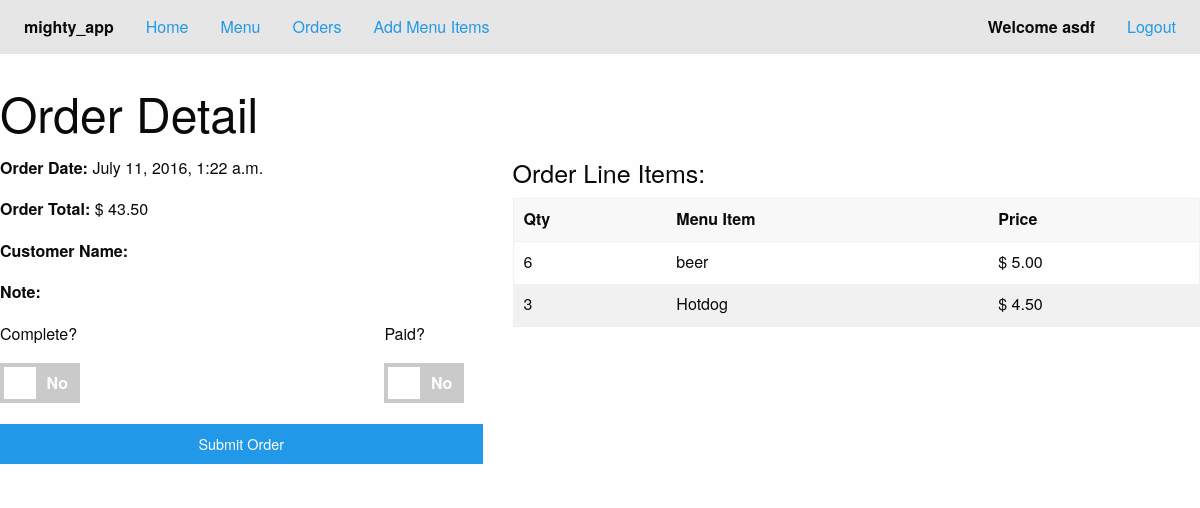
Page /order/17/cook/ (signed in) on the committed database.
### mighty_app/models.py (models this page shows, shortened)
class Order(models.Model):
    server = models.ForeignKey('auth.User')
    customer_name = models.CharField(max_length=20, null=True)
    order_items = models.ManyToManyField(MenuItem, through='OrderLine', related_name='line_item', null=True)
    note = models.TextField(blank=True)
    is_complete = models.BooleanField(default=False)
    is_paid = models.BooleanField(default=False)
    created = models.DateTimeField(auto_now_add=True)
    class Meta:
        ordering = ['created']

class OrderLine(models.Model):
    quantity = models.PositiveIntegerField(default=0)
    order_menu_item = models.ForeignKey(MenuItem)
    orderline_menu = models.ForeignKey(Order)

class MenuItem(models.Model):
    created_by = models.ForeignKey('auth.User')
    title = models.CharField(max_length=25)
    description = models.TextField(blank=True)
    price = models.DecimalField(max_digits=4, decimal_places=2)

### mighty_app/views.py (the view)
# urls.py: url(r'^order/(?P<pk>\d+)/cook/$', CookOrderUpdateView.as_view(), name='cook_order_detail_view'),
class CookOrderUpdateView(LoginRequiredMixin, UpdateView):
    model = Order
    fields = ['is_complete']
    template_name = 'mighty_app/order_detail_cook.html'
    success_url = reverse_lazy("index_view")
    def get_context_data(self, **kwargs):
        context = super().get_context_data(**kwargs)
        pk = self.kwargs.get('pk')
        order_line_obj = OrderLine.objects.filter(orderline_menu=pk)
        context['object'] = order_line_obj
        total = 0
        for item in order_line_obj:
            total += (item.quantity * item.order_menu_item.price)
        context['total'] = total
        return context

### templates/mighty_app/order_detail_cook.html (shortened to what this page needs)
{% extends "base.html" %}
{% load widget_tweaks %}
{% block body %}
    <h1>Order Detail</h1>
    <div class="row">
        <form class="" action="" method="post">
        <div class="small-5 columns">
            <p><b>Order Date:</b> {{ order.created }}</p>
            <p><b>Order Total:</b> $ {{ total }}</p>
            {% if user.profile.job == 'Cook' %}
                <p><b>Customer Name: </b>{{ order.customer_name }}</p>
                <p><b>Note: </b>{{ order.note }}</p>
            {% else %}
                <p><b>Customer Name:</b> {{ form.customer_name }}</p>
                <p><b>Note:</b> {{ form.note }}</p>
            {% endif %}
            <div class="row">
                <div class="small-3 columns">
                    <p>Complete?</p>
                    <div class="switch large">
                        <label class="switch-paddle" for="id_is_complete">
                            <span class="switch-inactive" aria-hidden="true">No</span>
                        </label>
                    </div>
                </div>
                <div class="small-3 columns">
                    <p>Paid?</p>
                    {% if user.profile.job == 'Cook' %}
                        {{ order.is_paid }}
                    {% else %}
                        <div class="switch large">
                            <label class="switch-paddle" for="id_is_paid">
                                <span class="switch-inactive" aria-hidden="true">No</span>
                            </label>
                        </div>
                    {% endif %}
                </div>
            </div>
            <input class="expanded button" type="submit" name="submit_order" value="Submit Order">
            </div>
        <div class="small-7 columns">
            <h4>Order Line Items:</h4>
            <table>
                <thead>
                    <tr>
                        <td>Qty</td>
                        <td>Menu Item</td>
                        <td>Price</td>
                    </tr>
                </thead>
                {% for line in object %}
                <tr>
                    <td>{{ line.quantity }}</td>
                    <td>{{ line.order_menu_item.title }}</td>
                    <td>$ {{ line.order_menu_item.price }}</td>
                </tr>
                {% endfor %}
            </table>
        </div>
    </form>
    </div>
{% endblock %}

### templates/base.html (shortened to what this page needs)
{% load staticfiles %}
<!doctype html>
<html class="no-js" lang="en">
  <head>
    <link rel="stylesheet" href="{% static "mighty_app/css/foundation.min.css" %}" />
    <link rel="stylesheet" href="{% static "mighty_app/css/app.css" %}" />
  </head>
  <body>
    <div class="top-bar">
        <div class="top-bar-left">
            <ul class="dropdown menu" data-dropdown-menu>
                <li class="menu-text">mighty_app</li>
                <li><a href="{% url 'index_view' %}">Home</a></li>
                {% if user.is_authenticated %}
                    <li><a href="{% url 'menu_item_list_view' %}">Menu</a></li>
                    <li><a href="{% url 'order_list_view' %}">Orders</a></li>
                {% else %}
                    <li><a href="{% url 'register_view' %}">Create Account</a></li>
                {% endif %}
                {% if user.profile.job == "Owner" %}
                <li><a href="{% url 'menu_item_create_view' %}">Add Menu Items</a></li>
                {% endif %}
            </ul>
        </div>
        <div class="top-bar-right">
            <ul class="menu">
                {% if user.is_authenticated %}
                    <li class="menu-text">Welcome {{ user }}</li>
                    <li><a href="{% url 'logout' %}?next={% url 'index_view' %}">Logout</a></li>
                {% else %}
                    <li><a href="{% url 'login' %}">Login</a></li>
                {% endif %}
            </ul>
        </div>
    </div>
      <div class="container">
          <div class="row">
          {% block body %}{% endblock %}
          </div>
      </div>
  </body>
</html>

### mighty_app/static/mighty_app/css/app.css (style rules this page uses)
.top-bar { margin-bottom: 25px; }

### rows in the picture
Order: created "July 11, 2016, 1:22 a.m."
OrderLine: quantity "6", order_menu_item "beer", order_menu_item.price "5.00"
OrderLine: quantity "3", order_menu_item "Hotdog", order_menu_item.price "4.50"

### other values in the picture
{{ user }} "asdf"
{{ total }} "43.50"
